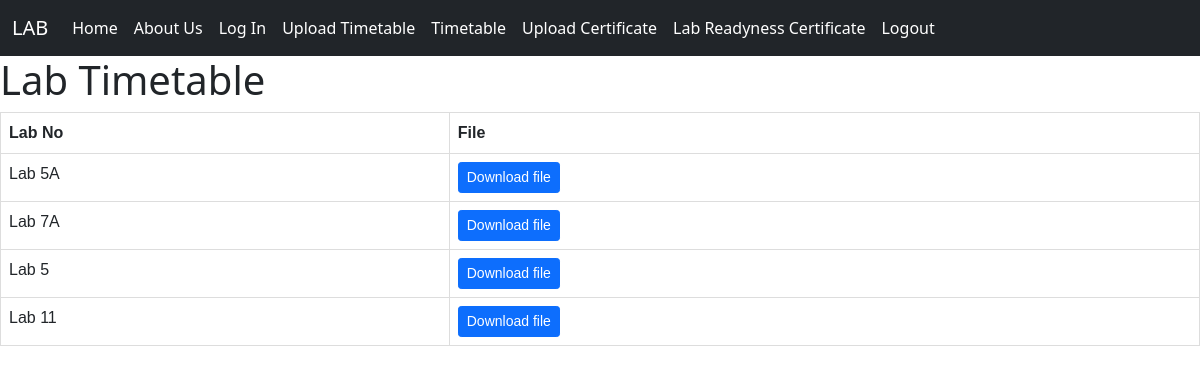
/timetable (signed in), run on the app's committed database.
### Home/models.py (models this page shows, shortened)
class tt_file(models.Model):
    lab_no = models.CharField(max_length=10, unique=True)
    tt_pdf = models.FileField(upload_to='uploads/timetable')
    uploaded_at = models.DateTimeField(auto_now_add=True)

### Home/views.py (the view)
# urls.py: path("timetable", views.timetable, name='timetable'),
def timetable(request):
    timetable_file = tt_file.objects.all()
    return render(request, 'timetable.html', {'timetable_file': timetable_file})

### templates/timetable.html (shortened to what this page needs)
{% extends 'base.html' %}
{%block body%}
<h1>Lab Timetable</h1>
<table class='table'>
    <tr>
        <th>Lab No</th>
        <th>File</th>
    </tr>
    {% for tt_file in timetable_file %}
    <tr>
        <td>{{ tt_file.lab_no }}</td>
        <td><a href="{{ tt_file.tt_pdf.url }}" class="btn btn-primary btn-sm" target="_blank">
        Download file</a>
        </td>
    </tr>
    {% endfor %}
</table>
{% endblock %}

### templates/timetable.html (style rules this page uses)
table { font-family: arial, sans-serif; border-collapse: collapse; width: 50%; margin-right: auto; margin-left: auto; }
td, th { border: 1px solid #dddddd; text-align: left; padding: 8px; }
th { background-color: #5F9EA0 }

### data on the page
tt_file: lab_no "Lab 5A"
tt_file: lab_no "Lab 7A"
tt_file: lab_no "Lab 5"
tt_file: lab_no "Lab 11"
